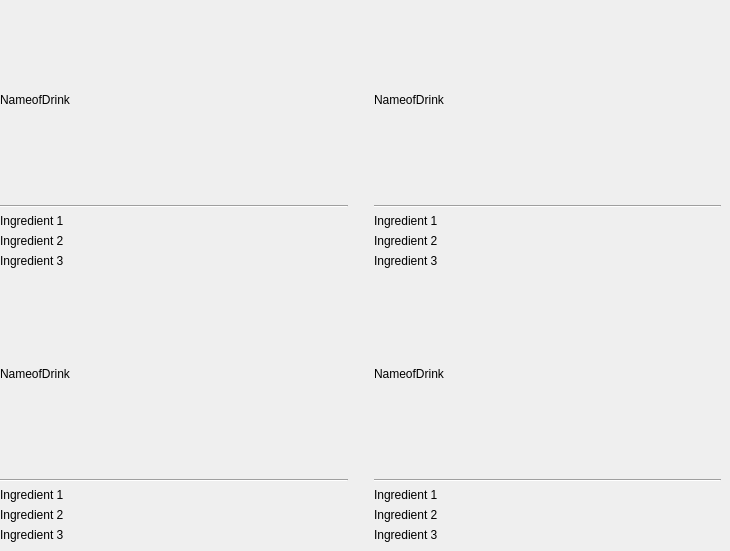
     <widget class="QWidget" name="page_5">
      <widget class="QWidget" name="gridLayoutWidget_5">
       <property name="geometry">
        <rect>
         <x>0</x>
         <y>0</y>
         <width>721</width>
         <height>542</height>
        </rect>
       </property>
       <layout class="QGridLayout" name="gridLayout_menu_2">
        <property name="sizeConstraint">
         <enum>QLayout::SetDefaultConstraint</enum>
        </property>
        <item row="1" column="0">
         <layout class="QVBoxLayout" name="verticalLayout_menuRecipe_13">
          <item>
           <widget class="QLabel" name="label_recipeIngName_13">
            <property name="sizePolicy">
             <sizepolicy hsizetype="MinimumExpanding" vsizetype="Fixed">
              <horstretch>0</horstretch>
              <verstretch>0</verstretch>
             </sizepolicy>
            </property>
            <property name="minimumSize">
             <size>
              <width>0</width>
              <height>199</height>
             </size>
            </property>
            <property name="text">
             <string>NameofDrink</string>
            </property>
           </widget>
          </item>
          <item>
           <widget class="Line" name="line_menuRecipe_13">
            <property name="orientation">
             <enum>Qt::Horizontal</enum>
            </property>
           </widget>
          </item>
          <item>
           <widget class="QLabel" name="label_recipeIng1_13">
            <property name="sizePolicy">
             <sizepolicy hsizetype="Preferred" vsizetype="Fixed">
              <horstretch>0</horstretch>
              <verstretch>0</verstretch>
             </sizepolicy>
            </property>
            <property name="minimumSize">
             <size>
              <width>0</width>
              <height>13</height>
             </size>
            </property>
            <property name="text">
             <string>Ingredient 1</string>
            </property>
           </widget>
          </item>
          <item>
           <widget class="QLabel" name="label_recipeIngDynamicLater_13">
            <property name="sizePolicy">
             <sizepolicy hsizetype="Preferred" vsizetype="Fixed">
              <horstretch>0</horstretch>
              <verstretch>0</verstretch>
             </sizepolicy>
            </property>
            <property name="minimumSize">
             <size>
              <width>0</width>
              <height>13</height>
             </size>
            </property>
            <property name="text">
             <string>Ingredient 2</string>
            </property>
           </widget>
          </item>
          <item>
           <widget class="QLabel" name="label_recipeIngDynamicLater2_13">
            <property name="sizePolicy">
             <sizepolicy hsizetype="Preferred" vsizetype="Fixed">
              <horstretch>0</horstretch>
              <verstretch>0</verstretch>
             </sizepolicy>
            </property>
            <property name="minimumSize">
             <size>
              <width>0</width>
              <height>13</height>
             </size>
            </property>
            <property name="text">
             <string>Ingredient 3</string>
            </property>
           </widget>
          </item>
         </layout>
        </item>
        <item row="0" column="1">
         <spacer name="verticalSpacer_5">
          <property name="orientation">
           <enum>Qt::Vertical</enum>
          </property>
          <property name="sizeHint" stdset="0">
           <size>
            <width>20</width>
            <height>40</height>
           </size>
          </property>
         </spacer>
        </item>
        <item row="1" column="1">
         <spacer name="verticalSpacer_6">
          <property name="orientation">
           <enum>Qt::Vertical</enum>
          </property>
          <property name="sizeHint" stdset="0">
           <size>
            <width>20</width>
            <height>40</height>
           </size>
          </property>
         </spacer>
        </item>
        <item row="0" column="2">
         <layout class="QVBoxLayout" name="verticalLayout_menuRecipe_14">
          <item>
           <widget class="QLabel" name="label_recipeIngName_14">
            <property name="sizePolicy">
             <sizepolicy hsizetype="MinimumExpanding" vsizetype="Fixed">
              <horstretch>0</horstretch>
              <verstretch>0</verstretch>
             </sizepolicy>
            </property>
            <property name="minimumSize">
             <size>
              <width>0</width>
              <height>199</height>
             </size>
            </property>
            <property name="text">
             <string>NameofDrink</string>
            </property>
           </widget>
          </item>
          <item>
           <widget class="Line" name="line_menuRecipe_14">
            <property name="orientation">
             <enum>Qt::Horizontal</enum>
            </property>
           </widget>
          </item>
          <item>
           <widget class="QLabel" name="label_recipeIng1_14">
            <property name="sizePolicy">
             <sizepolicy hsizetype="Preferred" vsizetype="Fixed">
              <horstretch>0</horstretch>
              <verstretch>0</verstretch>
             </sizepolicy>
            </property>
            <property name="minimumSize">
             <size>
              <width>0</width>
              <height>13</height>
             </size>
            </property>
            <property name="text">
             <string>Ingredient 1</string>
            </property>
           </widget>
          </item>
          <item>
           <widget class="QLabel" name="label_recipeIngDynamicLater_14">
            <property name="sizePolicy">
             <sizepolicy hsizetype="Preferred" vsizetype="Fixed">
              <horstretch>0</horstretch>
              <verstretch>0</verstretch>
             </sizepolicy>
            </property>
            <property name="minimumSize">
             <size>
              <width>0</width>
              <height>13</height>
             </size>
            </property>
            <property name="text">
             <string>Ingredient 2</string>
            </property>
           </widget>
          </item>
          <item>
           <widget class="QLabel" name="label_recipeIngDynamicLater2_14">
            <property name="sizePolicy">
             <sizepolicy hsizetype="Preferred" vsizetype="Fixed">
              <horstretch>0</horstretch>
              <verstretch>0</verstretch>
             </sizepolicy>
            </property>
            <property name="minimumSize">
             <size>
              <width>0</width>
              <height>13</height>
             </size>
            </property>
            <property name="text">
             <string>Ingredient 3</string>
            </property>
           </widget>
          </item>
         </layout>
        </item>
        <item row="1" column="2">
         <layout class="QVBoxLayout" name="verticalLayout_menuRecipe_15">
          <item>
           <widget class="QLabel" name="label_recipeIngName_15">
            <property name="sizePolicy">
             <sizepolicy hsizetype="MinimumExpanding" vsizetype="Fixed">
              <horstretch>0</horstretch>
              <verstretch>0</verstretch>
             </sizepolicy>
            </property>
            <property name="minimumSize">
             <size>
              <width>0</width>
              <height>199</height>
             </size>
            </property>
            <property name="text">
             <string>NameofDrink</string>
            </property>
           </widget>
          </item>
          <item>
           <widget class="Line" name="line_menuRecipe_15">
            <property name="orientation">
             <enum>Qt::Horizontal</enum>
            </property>
           </widget>
          </item>
          <item>
           <widget class="QLabel" name="label_recipeIng1_15">
            <property name="sizePolicy">
             <sizepolicy hsizetype="Preferred" vsizetype="Fixed">
              <horstretch>0</horstretch>
              <verstretch>0</verstretch>
             </sizepolicy>
            </property>
            <property name="minimumSize">
             <size>
              <width>0</width>
              <height>13</height>
             </size>
            </property>
            <property name="text">
             <string>Ingredient 1</string>
            </property>
           </widget>
          </item>
          <item>
           <widget class="QLabel" name="label_recipeIngDynamicLater_15">
            <property name="sizePolicy">
             <sizepolicy hsizetype="Preferred" vsizetype="Fixed">
              <horstretch>0</horstretch>
              <verstretch>0</verstretch>
             </sizepolicy>
            </property>
            <property name="minimumSize">
             <size>
              <width>0</width>
              <height>13</height>
             </size>
            </property>
            <property name="text">
             <string>Ingredient 2</string>
            </property>
           </widget>
          </item>
          <item>
           <widget class="QLabel" name="label_recipeIngDynamicLater2_15">
            <property name="sizePolicy">
             <sizepolicy hsizetype="Preferred" vsizetype="Fixed">
              <horstretch>0</horstretch>
              <verstretch>0</verstretch>
             </sizepolicy>
            </property>
            <property name="minimumSize">
             <size>
              <width>0</width>
              <height>13</height>
             </size>
            </property>
            <property name="text">
             <string>Ingredient 3</string>
            </property>
           </widget>
          </item>
         </layout>
        </item>
        <item row="0" column="0">
         <layout class="QVBoxLayout" name="verticalLayout_menuRecipe_2">
          <item>
           <widget class="QLabel" name="label_recipeIngName_2">
            <property name="sizePolicy">
             <sizepolicy hsizetype="MinimumExpanding" vsizetype="Fixed">
              <horstretch>0</horstretch>
              <verstretch>0</verstretch>
             </sizepolicy>
            </property>
            <property name="minimumSize">
             <size>
              <width>0</width>
              <height>199</height>
             </size>
            </property>
            <property name="text">
             <string>NameofDrink</string>
            </property>
           </widget>
          </item>
          <item>
           <widget class="Line" name="line_menuRecipe_2">
            <property name="orientation">
             <enum>Qt::Horizontal</enum>
            </property>
           </widget>
          </item>
          <item>
           <widget class="QLabel" name="label_recipeIng1_2">
            <property name="sizePolicy">
             <sizepolicy hsizetype="Preferred" vsizetype="Fixed">
              <horstretch>0</horstretch>
              <verstretch>0</verstretch>
             </sizepolicy>
            </property>
            <property name="minimumSize">
             <size>
              <width>0</width>
              <height>13</height>
             </size>
            </property>
            <property name="text">
             <string>Ingredient 1</string>
            </property>
           </widget>
          </item>
          <item>
           <widget class="QLabel" name="label_recipeIngDynamicLater_2">
            <property name="sizePolicy">
             <sizepolicy hsizetype="Preferred" vsizetype="Fixed">
              <horstretch>0</horstretch>
              <verstretch>0</verstretch>
             </sizepolicy>
            </property>
            <property name="minimumSize">
             <size>
              <width>0</width>
              <height>13</height>
             </size>
            </property>
            <property name="text">
             <string>Ingredient 2</string>
            </property>
           </widget>
          </item>
          <item>
           <widget class="QLabel" name="label_recipeIngDynamicLater2_2">
            <property name="sizePolicy">
             <sizepolicy hsizetype="Preferred" vsizetype="Fixed">
              <horstretch>0</horstretch>
              <verstretch>0</verstretch>
             </sizepolicy>
            </property>
            <property name="minimumSize">
             <size>
              <width>0</width>
              <height>13</height>
             </size>
            </property>
            <property name="text">
             <string>Ingredient 3</string>
            </property>
           </widget>
          </item>
         </layout>
        </item>
       </layout>
      </widget>
     </widget>
